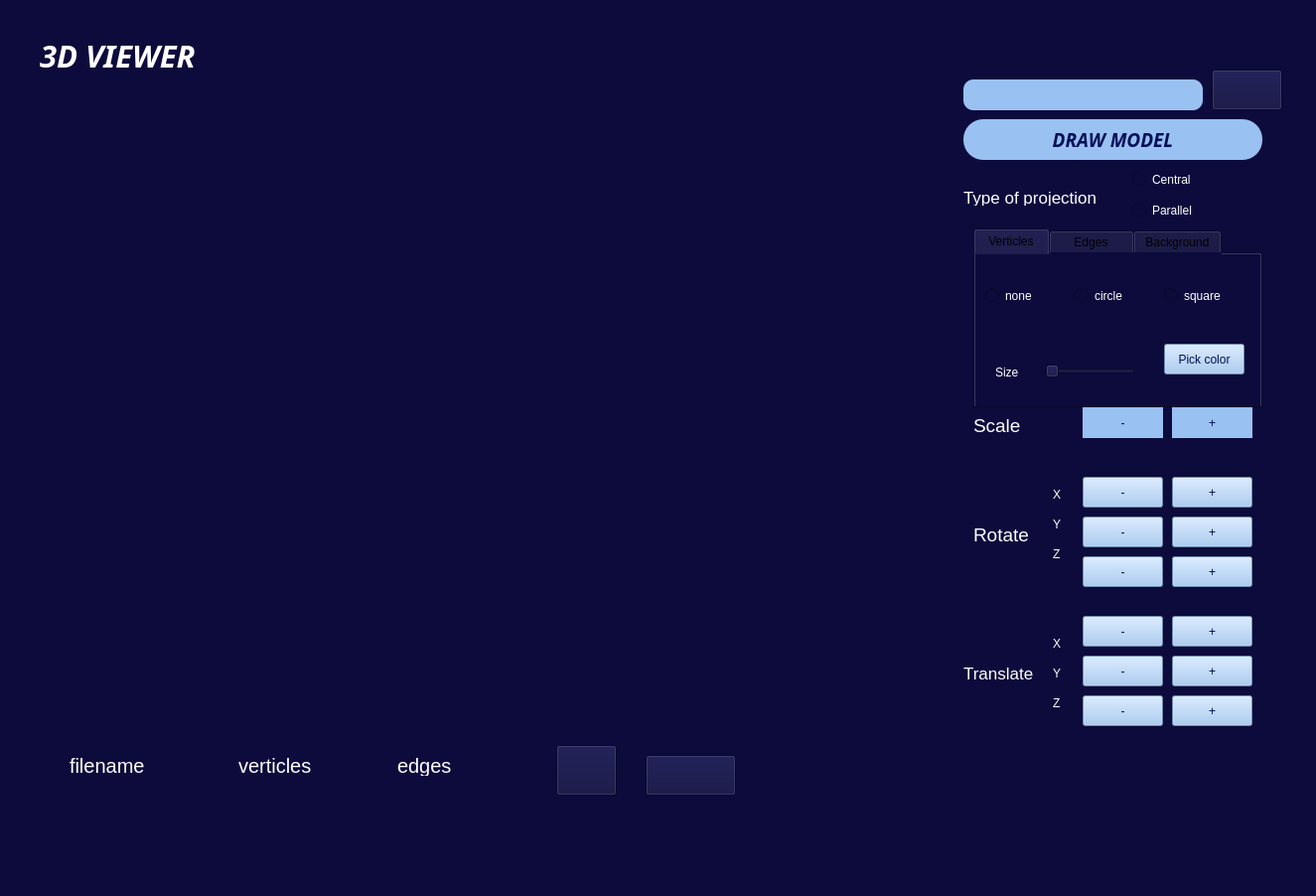
<?xml version="1.0" encoding="UTF-8"?>
<ui version="4.0">
 <class>MainWindow</class>
 <widget class="QMainWindow" name="MainWindow">
  <property name="geometry">
   <rect>
    <x>0</x>
    <y>0</y>
    <width>1325</width>
    <height>902</height>
   </rect>
  </property>
  <property name="windowTitle">
   <string>MainWindow</string>
  </property>
  <property name="toolTip">
   <string notr="true"/>
  </property>
  <property name="styleSheet">
   <string notr="true">background-color: rgb(12, 11, 60);
</string>
  </property>
  <widget class="QWidget" name="centralwidget">
   <widget class="QLabel" name="label">
    <property name="geometry">
     <rect>
      <x>40</x>
      <y>40</y>
      <width>221</width>
      <height>31</height>
     </rect>
    </property>
    <property name="font">
     <font>
      <family>PT Mono</family>
      <pointsize>23</pointsize>
      <weight>75</weight>
      <italic>true</italic>
      <bold>true</bold>
      <underline>false</underline>
      <strikeout>false</strikeout>
     </font>
    </property>
    <property name="styleSheet">
     <string notr="true">color: white</string>
    </property>
    <property name="text">
     <string>3D VIEWER</string>
    </property>
   </widget>
   <widget class="OpenGL" name="viewerWidget" native="true">
    <property name="geometry">
     <rect>
      <x>30</x>
      <y>90</y>
      <width>911</width>
      <height>631</height>
     </rect>
    </property>
   </widget>
   <widget class="QLineEdit" name="inputFile">
    <property name="geometry">
     <rect>
      <x>970</x>
      <y>80</y>
      <width>241</width>
      <height>31</height>
     </rect>
    </property>
    <property name="styleSheet">
     <string notr="true">background-color:  rgb(153, 193, 241);
color: rgb(22, 7, 83);
border-radius: 10px;
</string>
    </property>
    <property name="readOnly">
     <bool>true</bool>
    </property>
   </widget>
   <widget class="QPushButton" name="openFileButton">
    <property name="geometry">
     <rect>
      <x>970</x>
      <y>120</y>
      <width>301</width>
      <height>41</height>
     </rect>
    </property>
    <property name="font">
     <font>
      <family>PT Mono</family>
      <pointsize>14</pointsize>
      <weight>75</weight>
      <italic>true</italic>
      <bold>true</bold>
     </font>
    </property>
    <property name="styleSheet">
     <string notr="true">color: rgb(0, 15, 88);
background-color: rgb(153, 193, 241);
border-radius: 20px;</string>
    </property>
    <property name="text">
     <string>DRAW MODEL</string>
    </property>
   </widget>
   <widget class="QLabel" name="label_3">
    <property name="geometry">
     <rect>
      <x>970</x>
      <y>190</y>
      <width>141</width>
      <height>17</height>
     </rect>
    </property>
    <property name="font">
     <font>
      <pointsize>13</pointsize>
     </font>
    </property>
    <property name="styleSheet">
     <string notr="true">color: white</string>
    </property>
    <property name="text">
     <string>Type of projection</string>
    </property>
   </widget>
   <widget class="QTabWidget" name="tabWidget">
    <property name="enabled">
     <bool>true</bool>
    </property>
    <property name="geometry">
     <rect>
      <x>980</x>
      <y>230</y>
      <width>291</width>
      <height>181</height>
     </rect>
    </property>
    <property name="sizePolicy">
     <sizepolicy hsizetype="Expanding" vsizetype="Expanding">
      <horstretch>0</horstretch>
      <verstretch>0</verstretch>
     </sizepolicy>
    </property>
    <property name="maximumSize">
     <size>
      <width>291</width>
      <height>16777215</height>
     </size>
    </property>
    <property name="currentIndex">
     <number>0</number>
    </property>
    <widget class="QWidget" name="verticles">
     <property name="styleSheet">
      <string notr="true"/>
     </property>
     <attribute name="title">
      <string> Verticles </string>
     </attribute>
     <widget class="QLabel" name="label_7">
      <property name="geometry">
       <rect>
        <x>20</x>
        <y>110</y>
        <width>31</width>
        <height>17</height>
       </rect>
      </property>
      <property name="styleSheet">
       <string notr="true">color: white</string>
      </property>
      <property name="text">
       <string>Size</string>
      </property>
     </widget>
     <widget class="QSlider" name="verticlesSlider">
      <property name="geometry">
       <rect>
        <x>70</x>
        <y>110</y>
        <width>91</width>
        <height>16</height>
       </rect>
      </property>
      <property name="minimum">
       <number>40</number>
      </property>
      <property name="maximum">
       <number>150</number>
      </property>
      <property name="orientation">
       <enum>Qt::Horizontal</enum>
      </property>
     </widget>
     <widget class="QRadioButton" name="noVerticles">
      <property name="geometry">
       <rect>
        <x>10</x>
        <y>30</y>
        <width>61</width>
        <height>23</height>
       </rect>
      </property>
      <property name="styleSheet">
       <string notr="true">color: white;</string>
      </property>
      <property name="text">
       <string>none</string>
      </property>
     </widget>
     <widget class="QRadioButton" name="circleVerticles">
      <property name="geometry">
       <rect>
        <x>100</x>
        <y>30</y>
        <width>71</width>
        <height>23</height>
       </rect>
      </property>
      <property name="styleSheet">
       <string notr="true">color: white;</string>
      </property>
      <property name="text">
       <string>circle</string>
      </property>
     </widget>
     <widget class="QRadioButton" name="squareVerticles">
      <property name="geometry">
       <rect>
        <x>190</x>
        <y>30</y>
        <width>91</width>
        <height>23</height>
       </rect>
      </property>
      <property name="styleSheet">
       <string notr="true">color: white;</string>
      </property>
      <property name="text">
       <string>square</string>
      </property>
     </widget>
     <widget class="QPushButton" name="verticlesColor">
      <property name="geometry">
       <rect>
        <x>190</x>
        <y>90</y>
        <width>81</width>
        <height>31</height>
       </rect>
      </property>
      <property name="styleSheet">
       <string notr="true">background-color: rgb(153, 193, 241);
color: rgb(0, 15, 88);</string>
      </property>
      <property name="text">
       <string>Pick color</string>
      </property>
     </widget>
    </widget>
    <widget class="QWidget" name="edges">
     <attribute name="title">
      <string>    Edges    </string>
     </attribute>
     <widget class="QLabel" name="label_4">
      <property name="geometry">
       <rect>
        <x>70</x>
        <y>20</y>
        <width>111</width>
        <height>21</height>
       </rect>
      </property>
      <property name="styleSheet">
       <string notr="true">color: white;</string>
      </property>
      <property name="text">
       <string>Type</string>
      </property>
      <property name="scaledContents">
       <bool>false</bool>
      </property>
      <property name="alignment">
       <set>Qt::AlignCenter</set>
      </property>
      <property name="openExternalLinks">
       <bool>false</bool>
      </property>
     </widget>
     <widget class="QRadioButton" name="edgesSolid">
      <property name="geometry">
       <rect>
        <x>0</x>
        <y>60</y>
        <width>112</width>
        <height>23</height>
       </rect>
      </property>
      <property name="styleSheet">
       <string notr="true">color: white;</string>
      </property>
      <property name="text">
       <string>solid</string>
      </property>
      <attribute name="buttonGroup">
       <string notr="true">buttonGroup</string>
      </attribute>
     </widget>
     <widget class="QRadioButton" name="edgesDashed">
      <property name="geometry">
       <rect>
        <x>170</x>
        <y>60</y>
        <width>112</width>
        <height>23</height>
       </rect>
      </property>
      <property name="styleSheet">
       <string notr="true">color: white;</string>
      </property>
      <property name="text">
       <string>dashed</string>
      </property>
      <attribute name="buttonGroup">
       <string notr="true">buttonGroup</string>
      </attribute>
     </widget>
     <widget class="QLabel" name="label_5">
      <property name="geometry">
       <rect>
        <x>0</x>
        <y>110</y>
        <width>31</width>
        <height>17</height>
       </rect>
      </property>
      <property name="styleSheet">
       <string notr="true">color: white</string>
      </property>
      <property name="text">
       <string>Size</string>
      </property>
     </widget>
     <widget class="QSlider" name="edgesSize">
      <property name="geometry">
       <rect>
        <x>50</x>
        <y>110</y>
        <width>91</width>
        <height>16</height>
       </rect>
      </property>
      <property name="minimum">
       <number>1</number>
      </property>
      <property name="maximum">
       <number>50</number>
      </property>
      <property name="orientation">
       <enum>Qt::Horizontal</enum>
      </property>
     </widget>
     <widget class="QPushButton" name="edgesColor">
      <property name="geometry">
       <rect>
        <x>170</x>
        <y>100</y>
        <width>101</width>
        <height>31</height>
       </rect>
      </property>
      <property name="styleSheet">
       <string notr="true">background-color: rgb(153, 193, 241);
color: rgb(0, 15, 88);</string>
      </property>
      <property name="text">
       <string>Pick color</string>
      </property>
     </widget>
    </widget>
    <widget class="QWidget" name="background">
     <attribute name="title">
      <string>Background</string>
     </attribute>
     <widget class="QPushButton" name="backgroundColor">
      <property name="geometry">
       <rect>
        <x>40</x>
        <y>50</y>
        <width>211</width>
        <height>41</height>
       </rect>
      </property>
      <property name="font">
       <font>
        <pointsize>14</pointsize>
       </font>
      </property>
      <property name="styleSheet">
       <string notr="true">background-color: rgb(153, 193, 241);
color: rgb(0, 15, 88);</string>
      </property>
      <property name="text">
       <string>Pick background color</string>
      </property>
     </widget>
    </widget>
   </widget>
   <widget class="QLabel" name="label_10">
    <property name="geometry">
     <rect>
      <x>980</x>
      <y>420</y>
      <width>67</width>
      <height>17</height>
     </rect>
    </property>
    <property name="font">
     <font>
      <pointsize>14</pointsize>
     </font>
    </property>
    <property name="styleSheet">
     <string notr="true">color: white;</string>
    </property>
    <property name="text">
     <string>Scale</string>
    </property>
   </widget>
   <widget class="QLabel" name="label_11">
    <property name="geometry">
     <rect>
      <x>980</x>
      <y>530</y>
      <width>67</width>
      <height>17</height>
     </rect>
    </property>
    <property name="font">
     <font>
      <pointsize>14</pointsize>
     </font>
    </property>
    <property name="styleSheet">
     <string notr="true">color: rgb(255, 255, 255);</string>
    </property>
    <property name="text">
     <string>Rotate</string>
    </property>
   </widget>
   <widget class="QLabel" name="label_12">
    <property name="geometry">
     <rect>
      <x>1060</x>
      <y>490</y>
      <width>21</width>
      <height>16</height>
     </rect>
    </property>
    <property name="styleSheet">
     <string notr="true">color: white;</string>
    </property>
    <property name="text">
     <string>X</string>
    </property>
   </widget>
   <widget class="QLabel" name="label_13">
    <property name="geometry">
     <rect>
      <x>1060</x>
      <y>520</y>
      <width>21</width>
      <height>16</height>
     </rect>
    </property>
    <property name="styleSheet">
     <string notr="true">color: white;</string>
    </property>
    <property name="text">
     <string>Y</string>
    </property>
   </widget>
   <widget class="QLabel" name="label_14">
    <property name="geometry">
     <rect>
      <x>1060</x>
      <y>550</y>
      <width>21</width>
      <height>16</height>
     </rect>
    </property>
    <property name="styleSheet">
     <string notr="true">color: white;</string>
    </property>
    <property name="text">
     <string>Z</string>
    </property>
   </widget>
   <widget class="QLabel" name="label_15">
    <property name="geometry">
     <rect>
      <x>1060</x>
      <y>700</y>
      <width>21</width>
      <height>16</height>
     </rect>
    </property>
    <property name="styleSheet">
     <string notr="true">color: white;</string>
    </property>
    <property name="text">
     <string>Z</string>
    </property>
   </widget>
   <widget class="QLabel" name="label_16">
    <property name="geometry">
     <rect>
      <x>1060</x>
      <y>670</y>
      <width>21</width>
      <height>16</height>
     </rect>
    </property>
    <property name="styleSheet">
     <string notr="true">color: white;</string>
    </property>
    <property name="text">
     <string>Y</string>
    </property>
   </widget>
   <widget class="QLabel" name="label_17">
    <property name="geometry">
     <rect>
      <x>970</x>
      <y>670</y>
      <width>81</width>
      <height>16</height>
     </rect>
    </property>
    <property name="font">
     <font>
      <pointsize>13</pointsize>
     </font>
    </property>
    <property name="styleSheet">
     <string notr="true">color: rgb(255, 255, 255);</string>
    </property>
    <property name="text">
     <string>Translate</string>
    </property>
   </widget>
   <widget class="QLabel" name="label_18">
    <property name="geometry">
     <rect>
      <x>1060</x>
      <y>640</y>
      <width>21</width>
      <height>16</height>
     </rect>
    </property>
    <property name="styleSheet">
     <string notr="true">color: white;</string>
    </property>
    <property name="text">
     <string>X</string>
    </property>
   </widget>
   <widget class="QLabel" name="label_19">
    <property name="geometry">
     <rect>
      <x>70</x>
      <y>760</y>
      <width>81</width>
      <height>21</height>
     </rect>
    </property>
    <property name="font">
     <font>
      <pointsize>15</pointsize>
     </font>
    </property>
    <property name="styleSheet">
     <string notr="true">color: white;</string>
    </property>
    <property name="text">
     <string>filename</string>
    </property>
   </widget>
   <widget class="QLabel" name="label_20">
    <property name="geometry">
     <rect>
      <x>240</x>
      <y>760</y>
      <width>81</width>
      <height>21</height>
     </rect>
    </property>
    <property name="font">
     <font>
      <pointsize>15</pointsize>
     </font>
    </property>
    <property name="styleSheet">
     <string notr="true">color: white;</string>
    </property>
    <property name="text">
     <string>verticles</string>
    </property>
   </widget>
   <widget class="QLabel" name="label_21">
    <property name="geometry">
     <rect>
      <x>400</x>
      <y>760</y>
      <width>67</width>
      <height>21</height>
     </rect>
    </property>
    <property name="font">
     <font>
      <pointsize>15</pointsize>
     </font>
    </property>
    <property name="styleSheet">
     <string notr="true">color: white;</string>
    </property>
    <property name="text">
     <string>edges</string>
    </property>
   </widget>
   <widget class="QPushButton" name="inputFileButton">
    <property name="geometry">
     <rect>
      <x>1220</x>
      <y>70</y>
      <width>71</width>
      <height>41</height>
     </rect>
    </property>
    <property name="styleSheet">
     <string notr="true"/>
    </property>
    <property name="text">
     <string/>
    </property>
    <property name="icon">
     <iconset>
      <selectedon>../3d-viewer/imgs/folder.png</selectedon>
     </iconset>
    </property>
    <property name="iconSize">
     <size>
      <width>50</width>
      <height>50</height>
     </size>
    </property>
   </widget>
   <widget class="QPushButton" name="recordButton">
    <property name="geometry">
     <rect>
      <x>560</x>
      <y>750</y>
      <width>61</width>
      <height>51</height>
     </rect>
    </property>
    <property name="styleSheet">
     <string notr="true"/>
    </property>
    <property name="text">
     <string/>
    </property>
    <property name="icon">
     <iconset>
      <selectedon>../3d-viewer/imgs/camera.png</selectedon>
     </iconset>
    </property>
    <property name="iconSize">
     <size>
      <width>50</width>
      <height>50</height>
     </size>
    </property>
   </widget>
   <widget class="QPushButton" name="saveButton">
    <property name="geometry">
     <rect>
      <x>650</x>
      <y>760</y>
      <width>91</width>
      <height>41</height>
     </rect>
    </property>
    <property name="text">
     <string/>
    </property>
    <property name="icon">
     <iconset>
      <selectedon>../3d-viewer/imgs/save.png</selectedon>
     </iconset>
    </property>
    <property name="iconSize">
     <size>
      <width>50</width>
      <height>50</height>
     </size>
    </property>
   </widget>
   <widget class="QLabel" name="filenameLabel">
    <property name="geometry">
     <rect>
      <x>70</x>
      <y>800</y>
      <width>131</width>
      <height>21</height>
     </rect>
    </property>
    <property name="font">
     <font>
      <pointsize>14</pointsize>
     </font>
    </property>
    <property name="styleSheet">
     <string notr="true">color: white;</string>
    </property>
    <property name="text">
     <string/>
    </property>
   </widget>
   <widget class="QLabel" name="verticlesLabel">
    <property name="geometry">
     <rect>
      <x>240</x>
      <y>800</y>
      <width>111</width>
      <height>21</height>
     </rect>
    </property>
    <property name="font">
     <font>
      <pointsize>14</pointsize>
     </font>
    </property>
    <property name="styleSheet">
     <string notr="true">color: white;</string>
    </property>
    <property name="text">
     <string/>
    </property>
   </widget>
   <widget class="QLabel" name="edgesLabel">
    <property name="geometry">
     <rect>
      <x>400</x>
      <y>800</y>
      <width>91</width>
      <height>21</height>
     </rect>
    </property>
    <property name="font">
     <font>
      <pointsize>14</pointsize>
     </font>
    </property>
    <property name="styleSheet">
     <string notr="true">color: white;</string>
    </property>
    <property name="text">
     <string/>
    </property>
   </widget>
   <widget class="QPushButton" name="x_dec">
    <property name="geometry">
     <rect>
      <x>1090</x>
      <y>480</y>
      <width>81</width>
      <height>31</height>
     </rect>
    </property>
    <property name="styleSheet">
     <string notr="true">background-color: rgb(153, 193, 241);
color: rgb(0, 15, 88);</string>
    </property>
    <property name="text">
     <string>-</string>
    </property>
   </widget>
   <widget class="QPushButton" name="x_inc">
    <property name="geometry">
     <rect>
      <x>1180</x>
      <y>480</y>
      <width>81</width>
      <height>31</height>
     </rect>
    </property>
    <property name="styleSheet">
     <string notr="true">background-color: rgb(153, 193, 241);
color: rgb(0, 15, 88);</string>
    </property>
    <property name="text">
     <string>+</string>
    </property>
   </widget>
   <widget class="QPushButton" name="y_dec">
    <property name="geometry">
     <rect>
      <x>1090</x>
      <y>520</y>
      <width>81</width>
      <height>31</height>
     </rect>
    </property>
    <property name="styleSheet">
     <string notr="true">background-color: rgb(153, 193, 241);
color: rgb(0, 15, 88);</string>
    </property>
    <property name="text">
     <string>-</string>
    </property>
   </widget>
   <widget class="QPushButton" name="y_inc">
    <property name="geometry">
     <rect>
      <x>1180</x>
      <y>520</y>
      <width>81</width>
      <height>31</height>
     </rect>
    </property>
    <property name="styleSheet">
     <string notr="true">background-color: rgb(153, 193, 241);
color: rgb(0, 15, 88);</string>
    </property>
    <property name="text">
     <string>+</string>
    </property>
   </widget>
   <widget class="QPushButton" name="z_dec">
    <property name="geometry">
     <rect>
      <x>1090</x>
      <y>560</y>
      <width>81</width>
      <height>31</height>
     </rect>
    </property>
    <property name="styleSheet">
     <string notr="true">background-color: rgb(153, 193, 241);
color: rgb(0, 15, 88);</string>
    </property>
    <property name="text">
     <string>-</string>
    </property>
   </widget>
   <widget class="QPushButton" name="z_inc">
    <property name="geometry">
     <rect>
      <x>1180</x>
      <y>560</y>
      <width>81</width>
      <height>31</height>
     </rect>
    </property>
    <property name="styleSheet">
     <string notr="true">background-color: rgb(153, 193, 241);
color: rgb(0, 15, 88);</string>
    </property>
    <property name="text">
     <string>+</string>
    </property>
   </widget>
   <widget class="QPushButton" name="z_dec_2">
    <property name="geometry">
     <rect>
      <x>1090</x>
      <y>700</y>
      <width>81</width>
      <height>31</height>
     </rect>
    </property>
    <property name="styleSheet">
     <string notr="true">background-color: rgb(153, 193, 241);
color: rgb(0, 15, 88);</string>
    </property>
    <property name="text">
     <string>-</string>
    </property>
   </widget>
   <widget class="QPushButton" name="z_inc_2">
    <property name="geometry">
     <rect>
      <x>1180</x>
      <y>700</y>
      <width>81</width>
      <height>31</height>
     </rect>
    </property>
    <property name="styleSheet">
     <string notr="true">background-color: rgb(153, 193, 241);
color: rgb(0, 15, 88);</string>
    </property>
    <property name="text">
     <string>+</string>
    </property>
   </widget>
   <widget class="QPushButton" name="x_inc_2">
    <property name="geometry">
     <rect>
      <x>1180</x>
      <y>620</y>
      <width>81</width>
      <height>31</height>
     </rect>
    </property>
    <property name="styleSheet">
     <string notr="true">background-color: rgb(153, 193, 241);
color: rgb(0, 15, 88);</string>
    </property>
    <property name="text">
     <string>+</string>
    </property>
   </widget>
   <widget class="QPushButton" name="x_dec_2">
    <property name="geometry">
     <rect>
      <x>1090</x>
      <y>620</y>
      <width>81</width>
      <height>31</height>
     </rect>
    </property>
    <property name="styleSheet">
     <string notr="true">background-color: rgb(153, 193, 241);
color: rgb(0, 15, 88);</string>
    </property>
    <property name="text">
     <string>-</string>
    </property>
   </widget>
   <widget class="QPushButton" name="y_dec_2">
    <property name="geometry">
     <rect>
      <x>1090</x>
      <y>660</y>
      <width>81</width>
      <height>31</height>
     </rect>
    </property>
    <property name="styleSheet">
     <string notr="true">background-color: rgb(153, 193, 241);
color: rgb(0, 15, 88);</string>
    </property>
    <property name="text">
     <string>-</string>
    </property>
   </widget>
   <widget class="QPushButton" name="y_inc_2">
    <property name="geometry">
     <rect>
      <x>1180</x>
      <y>660</y>
      <width>81</width>
      <height>31</height>
     </rect>
    </property>
    <property name="styleSheet">
     <string notr="true">background-color: rgb(153, 193, 241);
color: rgb(0, 15, 88);</string>
    </property>
    <property name="text">
     <string>+</string>
    </property>
   </widget>
   <widget class="QPushButton" name="scaleInc">
    <property name="geometry">
     <rect>
      <x>1180</x>
      <y>410</y>
      <width>81</width>
      <height>31</height>
     </rect>
    </property>
    <property name="styleSheet">
     <string notr="true">background-color: rgb(153, 193, 241);
color: rgb(0, 15, 88);
border-radius: 20px;</string>
    </property>
    <property name="text">
     <string>+</string>
    </property>
   </widget>
   <widget class="QPushButton" name="scaleDec">
    <property name="geometry">
     <rect>
      <x>1090</x>
      <y>410</y>
      <width>81</width>
      <height>31</height>
     </rect>
    </property>
    <property name="styleSheet">
     <string notr="true">background-color: rgb(153, 193, 241);
color: rgb(0, 15, 88);
border-radius: 20px;</string>
    </property>
    <property name="text">
     <string>-</string>
    </property>
   </widget>
   <widget class="QRadioButton" name="centralRadio">
    <property name="geometry">
     <rect>
      <x>1140</x>
      <y>170</y>
      <width>111</width>
      <height>21</height>
     </rect>
    </property>
    <property name="styleSheet">
     <string notr="true">color: white;</string>
    </property>
    <property name="text">
     <string>Central</string>
    </property>
    <attribute name="buttonGroup">
     <string notr="true">buttonGroup_2</string>
    </attribute>
   </widget>
   <widget class="QRadioButton" name="parallelRadio">
    <property name="geometry">
     <rect>
      <x>1140</x>
      <y>200</y>
      <width>112</width>
      <height>23</height>
     </rect>
    </property>
    <property name="styleSheet">
     <string notr="true">color: white;</string>
    </property>
    <property name="text">
     <string>Parallel</string>
    </property>
    <attribute name="buttonGroup">
     <string notr="true">buttonGroup_2</string>
    </attribute>
   </widget>
   <zorder>inputFileButton</zorder>
   <zorder>label</zorder>
   <zorder>viewerWidget</zorder>
   <zorder>inputFile</zorder>
   <zorder>openFileButton</zorder>
   <zorder>label_3</zorder>
   <zorder>tabWidget</zorder>
   <zorder>label_10</zorder>
   <zorder>label_11</zorder>
   <zorder>label_12</zorder>
   <zorder>label_13</zorder>
   <zorder>label_14</zorder>
   <zorder>label_15</zorder>
   <zorder>label_16</zorder>
   <zorder>label_17</zorder>
   <zorder>label_18</zorder>
   <zorder>label_19</zorder>
   <zorder>label_20</zorder>
   <zorder>label_21</zorder>
   <zorder>recordButton</zorder>
   <zorder>saveButton</zorder>
   <zorder>filenameLabel</zorder>
   <zorder>verticlesLabel</zorder>
   <zorder>edgesLabel</zorder>
   <zorder>x_dec</zorder>
   <zorder>x_inc</zorder>
   <zorder>y_dec</zorder>
   <zorder>y_inc</zorder>
   <zorder>z_dec</zorder>
   <zorder>z_inc</zorder>
   <zorder>z_dec_2</zorder>
   <zorder>z_inc_2</zorder>
   <zorder>x_inc_2</zorder>
   <zorder>x_dec_2</zorder>
   <zorder>y_dec_2</zorder>
   <zorder>y_inc_2</zorder>
   <zorder>scaleInc</zorder>
   <zorder>scaleDec</zorder>
   <zorder>centralRadio</zorder>
   <zorder>parallelRadio</zorder>
  </widget>
  <widget class="QMenuBar" name="menubar">
   <property name="geometry">
    <rect>
     <x>0</x>
     <y>0</y>
     <width>1325</width>
     <height>22</height>
    </rect>
   </property>
  </widget>
  <widget class="QStatusBar" name="statusbar"/>
 </widget>
 <customwidgets>
  <customwidget>
   <class>OpenGL</class>
   <extends>QWidget</extends>
   <header>opengl.h</header>
  </customwidget>
 </customwidgets>
 <resources/>
 <connections/>
 <buttongroups>
  <buttongroup name="buttonGroup"/>
  <buttongroup name="buttonGroup_2"/>
 </buttongroups>
</ui>
